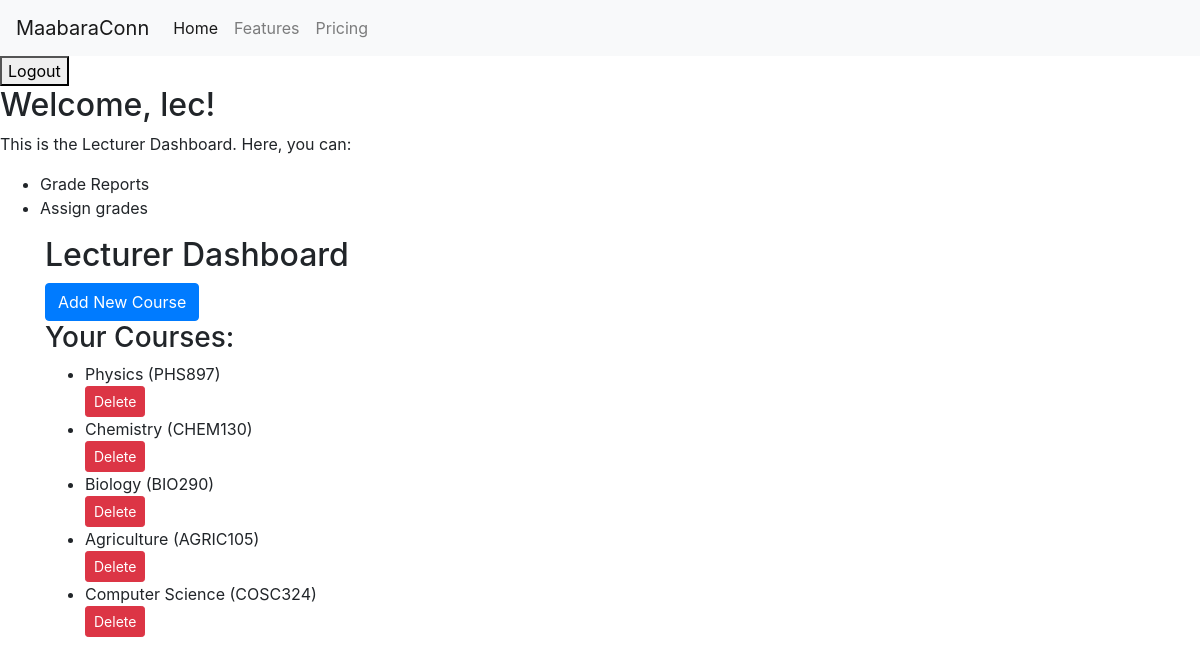
/users/dashboard/ (signed in), run on the app's committed database.
### users/models.py (models this page shows, shortened)
class User(AbstractUser):
    class Role(models.TextChoices):
        STUDENT = 'ST', _('Student')
        LAB_TECH = 'LT', _('Lab Technician')
        LECTURER = 'LE', _('Lecturer')
    role = models.CharField(
        max_length=2,
        choices=Role.choices,
        default=Role.STUDENT,
    )
    groups = models.ManyToManyField(Group, verbose_name=_('groups'), blank=True, help_text=_(
        'The groups this user belongs to. A user will get all permissions granted to each of their groups.'),
        related_name="user_set_custom",
        related_query_name="user",
    )
    user_permissions = models.ManyToManyField(
        Permission,
        verbose_name=_('user permissions'),
        blank=True,
        help_text=_('Specific permissions for this user.'),
        related_name="user_set_custom",
        related_query_name="user",
    )

class Course(models.Model):
    name = models.CharField(max_length=255, unique=True)
    code = models.CharField(max_length=10, unique=True)
    lecturer = models.ForeignKey(
        User, on_delete=models.CASCADE, related_name='courses')
    student = models.ManyToManyField(
        User, related_name='enrolled_courses', blank=False)

### users/views.py (the view, shortened to what this page needs)
# urls.py: path('dashboard/', views.dashboard, name='dashboard'),
@login_required
def dashboard(request):
    if request.user.role == User.Role.STUDENT:
        courses = Course.objects.filter(
            student=request.user)  # Example query
        lab_reports = LabReport.objects.filter(
            creator=request.user)  # Example query
        grades = Grade.objects.filter(
            lab_report__creator=request.user)  # Example query
        enrolled_courses = request.user.enrolled_courses.all()
        available_courses = Course.objects.exclude(
            id__in=enrolled_courses.values_list('id', flat=True))
        lab_reports = LabReport.objects.filter(creator=request.user)
        grades = Grade.objects.filter(lab_report__creator=request.user)
        context = {
            'enrolled_courses': enrolled_courses,
            'available_courses': available_courses,
            'lab_reports': lab_reports,
            'grades': grades,
            'courses': courses
        }
        return render(request, 'users/student_dashboard.html', context)
    elif request.user.role == User.Role.LECTURER:
        courses_taught = Course.objects.filter(
            lecturer=request.user)  # Example query
        pending_reports = LabReport.objects.filter(
            laboratory__course__lecturer=request.user, status='Pending')  # Example query
        context = {
            'courses': courses_taught,
            'pending_reports': pending_reports,
        }
        return render(request, 'users/lecturer_dashboard.html', context)
    else:
        return HttpResponse("Your role is not defined for a specific dashboard.")

### users/templates/users/lecturer_dashboard.html (shortened to what this page needs)
{% extends 'base.html' %} {% block content %}
<h2>Welcome, {{ request.user.username }}!</h2>
<p>This is the Lecturer Dashboard. Here, you can:</p>
<ul>
  <li>Grade Reports</li>
  <li>Assign grades</li>
</ul>
<div class="container">
  <h2>Lecturer Dashboard</h2>
  <a href="{% url 'add_course' %}" class="btn btn-primary">Add New Course</a>
  <h3>Your Courses:</h3>
  {% if courses %}
  <ul>
    {% for course in courses %}
    <li>{{ course.name }} ({{ course.code }})</li>
    <form
      action="{% url 'delete_course' course.id %}"
      method="post"
      style="display: inline"
    >
      <button type="submit" class="btn btn-danger btn-sm">Delete</button>
    </form>
    {% endfor %}
  </ul>
  {% else %}
  <p>You haven't created any courses yet.</p>
  {% endif %}
</div>
{% endblock %}

### data on the page
User: user.username "lec"
Course: name "Physics", code "PHS897"
Course: name "Chemistry", code "CHEM130"
Course: name "Biology", code "BIO290"
Course: name "Agriculture", code "AGRIC105"
Course: name "Computer Science", code "COSC324"
